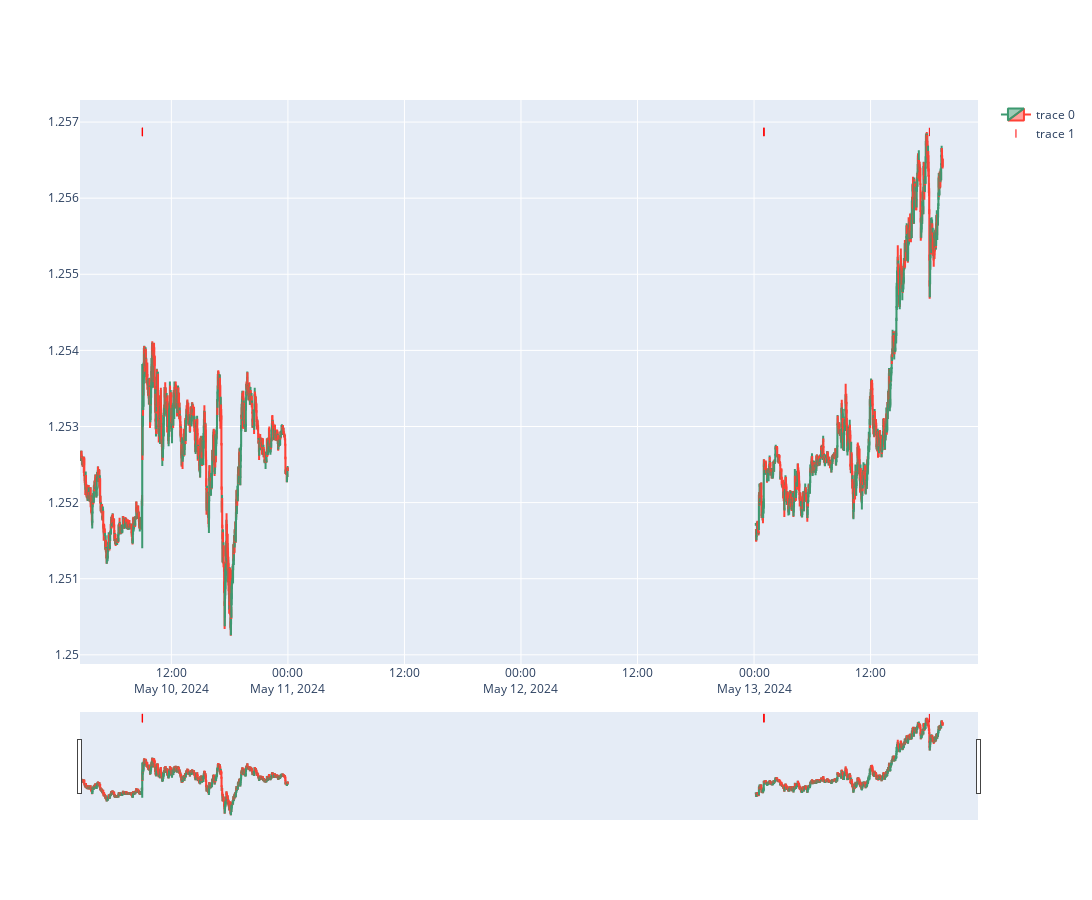

Source (notebook cell):
### Code cell
import plotly.graph_objects as go

# ایجاد نمودار کندل
fig = go.Figure(data=[go.Candlestick(x=rates_frame['time'],
                open=rates_frame['open'],
                high=rates_frame['high'],
                low=rates_frame['low'],
                close=rates_frame['close'])])

# اضافه کردن خط عمودی
threshold =  0.02  #  0.0175 
threshold_dates = rates_frame[rates_frame['std_'] > threshold]['time']
fig.add_trace(go.Scatter(x=threshold_dates, y=[max(rates_frame['high'])]*len(threshold_dates),
                         mode='markers', marker=dict(color='red', symbol='line-ns-open')))

fig.update_layout(
    height=900,
    width=2000
)

# نمایش نمودار
fig.show()

print(len(threshold_dates))

### Figure 1 — Plotly figure (JSON) as saved in the notebook; plotly's stock layout.template omitted (floating-point values rounded to 4 significant figures; data arrays with more than 128 entries replaced by an {"elided": "..."} marker saying what was removed)
{"data": [{"close": {"elided": "2440 float values"}, "high": {"elided": "2440 float values"}, "low": {"elided": "2440 float values"}, "open": {"elided": "2440 float values"}, "type": "candlestick", "x": {"elided": "2440 str values"}}, {"marker": {"color": "red", "symbol": "line-ns-open"}, "mode": "markers", "type": "scatter", "x": ["2024-05-10T09:00:00", "2024-05-10T09:01:00", "2024-05-10T09:02:00", "2024-05-13T01:00:00", "2024-05-13T01:01:00", "2024-05-13T01:02:00", "2024-05-13T18:03:00"], "y": [1.257, 1.257, 1.257, 1.257, 1.257, 1.257, 1.257]}], "layout": {"height": 900, "width": 2000}}
